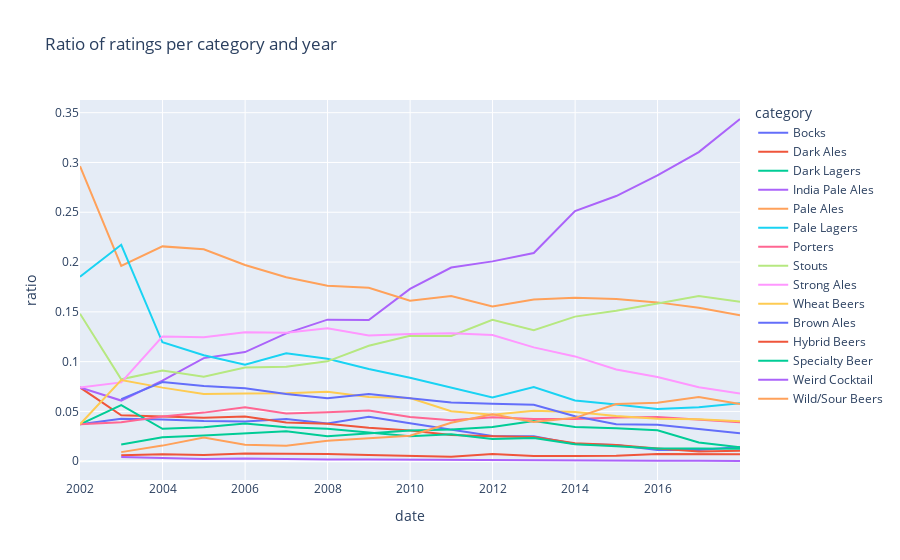

Write notebook code for a chart like this one.
### Code cell
fig = px.line(merge_data, x="date", y="ratio", color="category", title='Ratio of ratings per category and year')
fig.show()
#fig.write_html("ratio_cat_year.html")

### Figure 1 — Plotly figure (JSON) as saved in the notebook; plotly's stock layout.template omitted (floating-point values rounded to 4 significant figures)
{"data": [{"hovertemplate": "category=Bocks<br>date=%{x}<br>ratio=%{y}<extra></extra>", "legendgroup": "Bocks", "line": {"color": "#636efa", "dash": "solid"}, "marker": {"symbol": "circle"}, "mode": "lines", "name": "Bocks", "orientation": "v", "showlegend": true, "type": "scatter", "x": ["2001-12-31T00:00:00", "2002-12-31T00:00:00", "2003-12-31T00:00:00", "2004-12-31T00:00:00", "2005-12-31T00:00:00", "2006-12-31T00:00:00", "2007-12-31T00:00:00", "2008-12-31T00:00:00", "2009-12-31T00:00:00", "2010-12-31T00:00:00", "2011-12-31T00:00:00", "2012-12-31T00:00:00", "2013-12-31T00:00:00", "2014-12-31T00:00:00", "2015-12-31T00:00:00", "2016-12-31T00:00:00", "2017-12-31T00:00:00"], "xaxis": "x", "y": [0.03704, 0.04263, 0.04195, 0.04037, 0.03997, 0.04251, 0.03781, 0.04463, 0.03805, 0.03174, 0.02535, 0.02504, 0.0172, 0.01619, 0.01139, 0.01132, 0.01427], "yaxis": "y"}, {"hovertemplate": "category=Dark Ales<br>date=%{x}<br>ratio=%{y}<extra></extra>", "legendgroup": "Dark Ales", "line": {"color": "#EF553B", "dash": "solid"}, "marker": {"symbol": "circle"}, "mode": "lines", "name": "Dark Ales", "orientation": "v", "showlegend": true, "type": "scatter", "x": ["2001-12-31T00:00:00", "2002-12-31T00:00:00", "2003-12-31T00:00:00", "2004-12-31T00:00:00", "2005-12-31T00:00:00", "2006-12-31T00:00:00", "2007-12-31T00:00:00", "2008-12-31T00:00:00", "2009-12-31T00:00:00", "2010-12-31T00:00:00", "2011-12-31T00:00:00", "2012-12-31T00:00:00", "2013-12-31T00:00:00", "2014-12-31T00:00:00", "2015-12-31T00:00:00", "2016-12-31T00:00:00", "2017-12-31T00:00:00"], "xaxis": "x", "y": [0.07407, 0.04606, 0.04479, 0.04369, 0.04488, 0.03881, 0.03762, 0.03372, 0.03088, 0.02633, 0.02519, 0.02444, 0.01816, 0.0164, 0.01269, 0.009798, 0.01054], "yaxis": "y"}, {"hovertemplate": "category=Dark Lagers<br>date=%{x}<br>ratio=%{y}<extra></extra>", "legendgroup": "Dark Lagers", "line": {"color": "#00cc96", "dash": "solid"}, "marker": {"symbol": "circle"}, "mode": "lines", "name": "Dark Lagers", "orientation": "v", "showlegend": true, "type": "scatter", "x": ["2001-12-31T00:00:00", "2002-12-31T00:00:00", "2003-12-31T00:00:00", "2004-12-31T00:00:00", "2005-12-31T00:00:00", "2006-12-31T00:00:00", "2007-12-31T00:00:00", "2008-12-31T00:00:00", "2009-12-31T00:00:00", "2010-12-31T00:00:00", "2011-12-31T00:00:00", "2012-12-31T00:00:00", "2013-12-31T00:00:00", "2014-12-31T00:00:00", "2015-12-31T00:00:00", "2016-12-31T00:00:00", "2017-12-31T00:00:00"], "xaxis": "x", "y": [0.03704, 0.05634, 0.03255, 0.03401, 0.03791, 0.0342, 0.03262, 0.02859, 0.02501, 0.02699, 0.0222, 0.0232, 0.01705, 0.01495, 0.0127, 0.01275, 0.01252], "yaxis": "y"}, {"hovertemplate": "category=India Pale Ales<br>date=%{x}<br>ratio=%{y}<extra></extra>", "legendgroup": "India Pale Ales", "line": {"color": "#ab63fa", "dash": "solid"}, "marker": {"symbol": "circle"}, "mode": "lines", "name": "India Pale Ales", "orientation": "v", "showlegend": true, "type": "scatter", "x": ["2001-12-31T00:00:00", "2002-12-31T00:00:00", "2003-12-31T00:00:00", "2004-12-31T00:00:00", "2005-12-31T00:00:00", "2006-12-31T00:00:00", "2007-12-31T00:00:00", "2008-12-31T00:00:00", "2009-12-31T00:00:00", "2010-12-31T00:00:00", "2011-12-31T00:00:00", "2012-12-31T00:00:00", "2013-12-31T00:00:00", "2014-12-31T00:00:00", "2015-12-31T00:00:00", "2016-12-31T00:00:00", "2017-12-31T00:00:00"], "xaxis": "x", "y": [0.07407, 0.06091, 0.08092, 0.1036, 0.1096, 0.1284, 0.1421, 0.1418, 0.1731, 0.1945, 0.2007, 0.209, 0.2512, 0.2663, 0.2871, 0.3105, 0.3437], "yaxis": "y"}, {"hovertemplate": "category=Pale Ales<br>date=%{x}<br>ratio=%{y}<extra></extra>", "legendgroup": "Pale Ales", "line": {"color": "#FFA15A", "dash": "solid"}, "marker": {"symbol": "circle"}, "mode": "lines", "name": "Pale Ales", "orientation": "v", "showlegend": true, "type": "scatter", "x": ["2001-12-31T00:00:00", "2002-12-31T00:00:00", "2003-12-31T00:00:00", "2004-12-31T00:00:00", "2005-12-31T00:00:00", "2006-12-31T00:00:00", "2007-12-31T00:00:00", "2008-12-31T00:00:00", "2009-12-31T00:00:00", "2010-12-31T00:00:00", "2011-12-31T00:00:00", "2012-12-31T00:00:00", "2013-12-31T00:00:00", "2014-12-31T00:00:00", "2015-12-31T00:00:00", "2016-12-31T00:00:00", "2017-12-31T00:00:00"], "xaxis": "x", "y": [0.2963, 0.196, 0.2157, 0.2128, 0.1971, 0.1848, 0.1762, 0.1741, 0.1611, 0.1659, 0.1553, 0.1623, 0.1642, 0.1629, 0.1595, 0.1542, 0.1465], "yaxis": "y"}, {"hovertemplate": "category=Pale Lagers<br>date=%{x}<br>ratio=%{y}<extra></extra>", "legendgroup": "Pale Lagers", "line": {"color": "#19d3f3", "dash": "solid"}, "marker": {"symbol": "circle"}, "mode": "lines", "name": "Pale Lagers", "orientation": "v", "showlegend": true, "type": "scatter", "x": ["2001-12-31T00:00:00", "2002-12-31T00:00:00", "2003-12-31T00:00:00", "2004-12-31T00:00:00", "2005-12-31T00:00:00", "2006-12-31T00:00:00", "2007-12-31T00:00:00", "2008-12-31T00:00:00", "2009-12-31T00:00:00", "2010-12-31T00:00:00", "2011-12-31T00:00:00", "2012-12-31T00:00:00", "2013-12-31T00:00:00", "2014-12-31T00:00:00", "2015-12-31T00:00:00", "2016-12-31T00:00:00", "2017-12-31T00:00:00"], "xaxis": "x", "y": [0.1852, 0.2174, 0.1194, 0.1065, 0.09694, 0.1085, 0.1029, 0.0926, 0.08378, 0.0737, 0.06411, 0.07445, 0.06104, 0.05703, 0.05245, 0.05409, 0.05819], "yaxis": "y"}, {"hovertemplate": "category=Porters<br>date=%{x}<br>ratio=%{y}<extra></extra>", "legendgroup": "Porters", "line": {"color": "#FF6692", "dash": "solid"}, "marker": {"symbol": "circle"}, "mode": "lines", "name": "Porters", "orientation": "v", "showlegend": true, "type": "scatter", "x": ["2001-12-31T00:00:00", "2002-12-31T00:00:00", "2003-12-31T00:00:00", "2004-12-31T00:00:00", "2005-12-31T00:00:00", "2006-12-31T00:00:00", "2007-12-31T00:00:00", "2008-12-31T00:00:00", "2009-12-31T00:00:00", "2010-12-31T00:00:00", "2011-12-31T00:00:00", "2012-12-31T00:00:00", "2013-12-31T00:00:00", "2014-12-31T00:00:00", "2015-12-31T00:00:00", "2016-12-31T00:00:00", "2017-12-31T00:00:00"], "xaxis": "x", "y": [0.03704, 0.03921, 0.04494, 0.0488, 0.05421, 0.04781, 0.04909, 0.05086, 0.04434, 0.04111, 0.04427, 0.04234, 0.04245, 0.04401, 0.04432, 0.04175, 0.03909], "yaxis": "y"}, {"hovertemplate": "category=Stouts<br>date=%{x}<br>ratio=%{y}<extra></extra>", "legendgroup": "Stouts", "line": {"color": "#B6E880", "dash": "solid"}, "marker": {"symbol": "circle"}, "mode": "lines", "name": "Stouts", "orientation": "v", "showlegend": true, "type": "scatter", "x": ["2001-12-31T00:00:00", "2002-12-31T00:00:00", "2003-12-31T00:00:00", "2004-12-31T00:00:00", "2005-12-31T00:00:00", "2006-12-31T00:00:00", "2007-12-31T00:00:00", "2008-12-31T00:00:00", "2009-12-31T00:00:00", "2010-12-31T00:00:00", "2011-12-31T00:00:00", "2012-12-31T00:00:00", "2013-12-31T00:00:00", "2014-12-31T00:00:00", "2015-12-31T00:00:00", "2016-12-31T00:00:00", "2017-12-31T00:00:00"], "xaxis": "x", "y": [0.1481, 0.08222, 0.09107, 0.08489, 0.09409, 0.09493, 0.1003, 0.116, 0.126, 0.1257, 0.142, 0.1316, 0.1452, 0.1511, 0.1583, 0.1659, 0.1601], "yaxis": "y"}, {"hovertemplate": "category=Strong Ales<br>date=%{x}<br>ratio=%{y}<extra></extra>", "legendgroup": "Strong Ales", "line": {"color": "#FF97FF", "dash": "solid"}, "marker": {"symbol": "circle"}, "mode": "lines", "name": "Strong Ales", "orientation": "v", "showlegend": true, "type": "scatter", "x": ["2001-12-31T00:00:00", "2002-12-31T00:00:00", "2003-12-31T00:00:00", "2004-12-31T00:00:00", "2005-12-31T00:00:00", "2006-12-31T00:00:00", "2007-12-31T00:00:00", "2008-12-31T00:00:00", "2009-12-31T00:00:00", "2010-12-31T00:00:00", "2011-12-31T00:00:00", "2012-12-31T00:00:00", "2013-12-31T00:00:00", "2014-12-31T00:00:00", "2015-12-31T00:00:00", "2016-12-31T00:00:00", "2017-12-31T00:00:00"], "xaxis": "x", "y": [0.07407, 0.07918, 0.1253, 0.1244, 0.1294, 0.129, 0.1336, 0.1262, 0.1278, 0.1286, 0.1268, 0.1143, 0.1052, 0.09208, 0.08461, 0.07424, 0.06807], "yaxis": "y"}, {"hovertemplate": "category=Wheat Beers<br>date=%{x}<br>ratio=%{y}<extra></extra>", "legendgroup": "Wheat Beers", "line": {"color": "#FECB52", "dash": "solid"}, "marker": {"symbol": "circle"}, "mode": "lines", "name": "Wheat Beers", "orientation": "v", "showlegend": true, "type": "scatter", "x": ["2001-12-31T00:00:00", "2002-12-31T00:00:00", "2003-12-31T00:00:00", "2004-12-31T00:00:00", "2005-12-31T00:00:00", "2006-12-31T00:00:00", "2007-12-31T00:00:00", "2008-12-31T00:00:00", "2009-12-31T00:00:00", "2010-12-31T00:00:00", "2011-12-31T00:00:00", "2012-12-31T00:00:00", "2013-12-31T00:00:00", "2014-12-31T00:00:00", "2015-12-31T00:00:00", "2016-12-31T00:00:00", "2017-12-31T00:00:00"], "xaxis": "x", "y": [0.03704, 0.08146, 0.0739, 0.06747, 0.06806, 0.06826, 0.06979, 0.06456, 0.06352, 0.05026, 0.04663, 0.05064, 0.04954, 0.04544, 0.04276, 0.04218, 0.04018], "yaxis": "y"}, {"hovertemplate": "category=Brown Ales<br>date=%{x}<br>ratio=%{y}<extra></extra>", "legendgroup": "Brown Ales", "line": {"color": "#636efa", "dash": "solid"}, "marker": {"symbol": "circle"}, "mode": "lines", "name": "Brown Ales", "orientation": "v", "showlegend": true, "type": "scatter", "x": ["2002-12-31T00:00:00", "2003-12-31T00:00:00", "2004-12-31T00:00:00", "2005-12-31T00:00:00", "2006-12-31T00:00:00", "2007-12-31T00:00:00", "2008-12-31T00:00:00", "2009-12-31T00:00:00", "2010-12-31T00:00:00", "2011-12-31T00:00:00", "2012-12-31T00:00:00", "2013-12-31T00:00:00", "2014-12-31T00:00:00", "2015-12-31T00:00:00", "2016-12-31T00:00:00", "2017-12-31T00:00:00"], "xaxis": "x", "y": [0.06243, 0.07958, 0.07549, 0.07317, 0.06749, 0.06325, 0.0676, 0.06357, 0.05896, 0.05777, 0.05674, 0.04516, 0.03724, 0.03668, 0.03232, 0.02811], "yaxis": "y"}, {"hovertemplate": "category=Hybrid Beers<br>date=%{x}<br>ratio=%{y}<extra></extra>", "legendgroup": "Hybrid Beers", "line": {"color": "#EF553B", "dash": "solid"}, "marker": {"symbol": "circle"}, "mode": "lines", "name": "Hybrid Beers", "orientation": "v", "showlegend": true, "type": "scatter", "x": ["2002-12-31T00:00:00", "2003-12-31T00:00:00", "2004-12-31T00:00:00", "2005-12-31T00:00:00", "2006-12-31T00:00:00", "2007-12-31T00:00:00", "2008-12-31T00:00:00", "2009-12-31T00:00:00", "2010-12-31T00:00:00", "2011-12-31T00:00:00", "2012-12-31T00:00:00", "2013-12-31T00:00:00", "2014-12-31T00:00:00", "2015-12-31T00:00:00", "2016-12-31T00:00:00", "2017-12-31T00:00:00"], "xaxis": "x", "y": [0.006091, 0.007017, 0.00636, 0.007661, 0.007468, 0.007306, 0.006127, 0.005104, 0.004573, 0.007346, 0.005144, 0.005151, 0.005484, 0.007165, 0.007123, 0.007027], "yaxis": "y"}, {"hovertemplate": "category=Specialty Beer<br>date=%{x}<br>ratio=%{y}<extra></extra>", "legendgroup": "Specialty Beer", "line": {"color": "#00cc96", "dash": "solid"}, "marker": {"symbol": "circle"}, "mode": "lines", "name": "Specialty Beer", "orientation": "v", "showlegend": true, "type": "scatter", "x": ["2002-12-31T00:00:00", "2003-12-31T00:00:00", "2004-12-31T00:00:00", "2005-12-31T00:00:00", "2006-12-31T00:00:00", "2007-12-31T00:00:00", "2008-12-31T00:00:00", "2009-12-31T00:00:00", "2010-12-31T00:00:00", "2011-12-31T00:00:00", "2012-12-31T00:00:00", "2013-12-31T00:00:00", "2014-12-31T00:00:00", "2015-12-31T00:00:00", "2016-12-31T00:00:00", "2017-12-31T00:00:00"], "xaxis": "x", "y": [0.01675, 0.02404, 0.02572, 0.0276, 0.03015, 0.02512, 0.02829, 0.03078, 0.03179, 0.03441, 0.04026, 0.03441, 0.033, 0.03103, 0.01886, 0.01405], "yaxis": "y"}, {"hovertemplate": "category=Weird Cocktail<br>date=%{x}<br>ratio=%{y}<extra></extra>", "legendgroup": "Weird Cocktail", "line": {"color": "#ab63fa", "dash": "solid"}, "marker": {"symbol": "circle"}, "mode": "lines", "name": "Weird Cocktail", "orientation": "v", "showlegend": true, "type": "scatter", "x": ["2002-12-31T00:00:00", "2003-12-31T00:00:00", "2004-12-31T00:00:00", "2005-12-31T00:00:00", "2006-12-31T00:00:00", "2007-12-31T00:00:00", "2008-12-31T00:00:00", "2009-12-31T00:00:00", "2010-12-31T00:00:00", "2011-12-31T00:00:00", "2012-12-31T00:00:00", "2013-12-31T00:00:00", "2014-12-31T00:00:00", "2015-12-31T00:00:00", "2016-12-31T00:00:00", "2017-12-31T00:00:00"], "xaxis": "x", "y": [0.004187, 0.003135, 0.002212, 0.002848, 0.002094, 0.001602, 0.001743, 0.001495, 0.001199, 0.0008783, 0.0009775, 0.0005578, 0.0005022, 0.0004705, 0.0004223, 0.0002196], "yaxis": "y"}, {"hovertemplate": "category=Wild/Sour Beers<br>date=%{x}<br>ratio=%{y}<extra></extra>", "legendgroup": "Wild/Sour Beers", "line": {"color": "#FFA15A", "dash": "solid"}, "marker": {"symbol": "circle"}, "mode": "lines", "name": "Wild/Sour Beers", "orientation": "v", "showlegend": true, "type": "scatter", "x": ["2002-12-31T00:00:00", "2003-12-31T00:00:00", "2004-12-31T00:00:00", "2005-12-31T00:00:00", "2006-12-31T00:00:00", "2007-12-31T00:00:00", "2008-12-31T00:00:00", "2009-12-31T00:00:00", "2010-12-31T00:00:00", "2011-12-31T00:00:00", "2012-12-31T00:00:00", "2013-12-31T00:00:00", "2014-12-31T00:00:00", "2015-12-31T00:00:00", "2016-12-31T00:00:00", "2017-12-31T00:00:00"], "xaxis": "x", "y": [0.009136, 0.01568, 0.02378, 0.0165, 0.01563, 0.02064, 0.02316, 0.02552, 0.03862, 0.04707, 0.03947, 0.04353, 0.05737, 0.0588, 0.06459, 0.05753], "yaxis": "y"}], "layout": {"legend": {"title": {"text": "category"}, "tracegroupgap": 0}, "title": {"text": "Ratio of ratings per category and year"}, "xaxis": {"anchor": "y", "domain": [0, 1], "title": {"text": "date"}}, "yaxis": {"anchor": "x", "domain": [0, 1], "title": {"text": "ratio"}}}}
